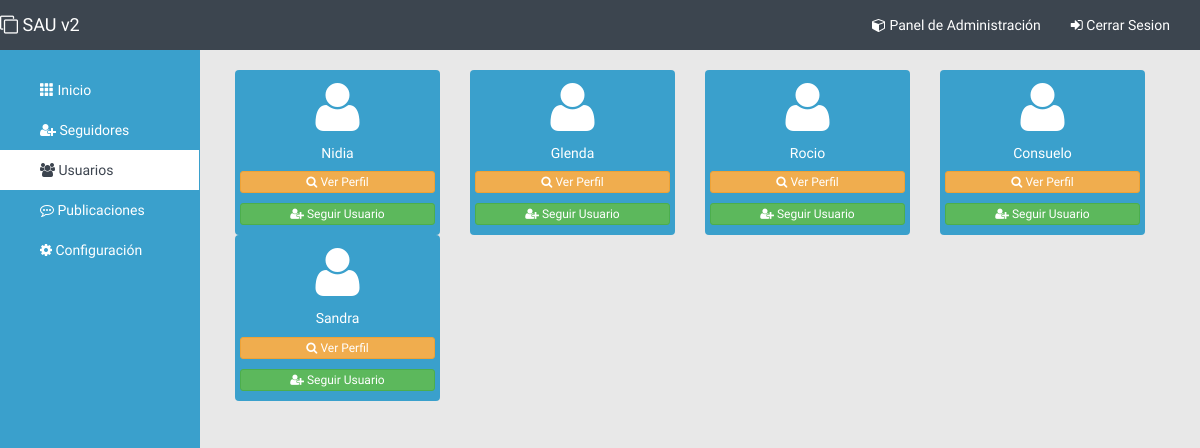
Page /allusers.php (signed in) on the committed database.
### tables this page shows
CREATE TABLE `users` (
  `iduser` int(11) NOT NULL,
  `name` varchar(10) NOT NULL,
  `lastname` varchar(10) NOT NULL,
  `username` varchar(20) DEFAULT NULL,
  `password` varchar(100) DEFAULT NULL,
  `identity_card` varchar(10) NOT NULL,
  `email` varchar(100) DEFAULT NULL,
  `profile` varchar(250) DEFAULT NULL,
  `public` int(11) DEFAULT NULL,
  `rank` int(11) NOT NULL,
  `city` varchar(3) NOT NULL,
  `state` varchar(15) NOT NULL
);

### admin/includes/config.class.php (called while the page is built, shortened)
<?php
class Conexion
{
    private static $instancia;
    private $dbh;
    private function __construct(){
        try {
            $this->dbh = new PDO('mysql:host='.HOST.';dbname='.DBNAME, DBUSER, DBPASSWORD);
            $this->dbh->exec("SET CHARACTER SET utf8");
        } catch (PDOException $e) {
            print "Error!: " . $e->getMessage();
            die();
        }
    }
    public function prepare($sql)
    {
        return $this->dbh->prepare($sql);
    }
    public static function singleton_conexion()
    {
        if (!isset(self::$instancia)) {
            self::$instancia = new $miclase;
        }
        return self::$instancia;
    }
}

### includes/sau-functions.php (the view, shortened to what this page needs)
<?php
function getstyle(){
$conexion = Conexion::singleton_conexion();
	$SQL = "SELECT * FROM sau";
	$sentence = $conexion -> prepare($SQL);
	$sentence -> execute();
	$results = $sentence -> fetchAll();
	if (empty($results)) {
	}else{
		foreach ($results as $key){
			echo'<link href="themes/style-color-'.$key['style'].'.css" rel="stylesheet">';
		}
	}
}
function allusers(){
$conexion = Conexion::singleton_conexion();
  $SQL = "SELECT * FROM users WHERE public = 1 AND iduser <> :mysession ";
  $sentence = $conexion -> prepare($SQL);
  $sentence -> bindParam(':mysession', $_SESSION['iduser']);
  $sentence -> execute();
  $results = $sentence -> fetchAll();
  if (empty($results)) {
  }else{
    foreach ($results as $key){
      echo'
        <div class="col-sm-3 col-xs-6 text-center">
            <div id="usuario-cube-'.$key['iduser'].'" class="user-cube">
            <i class="fa fa-user fa-4x"></i>
            <h5>'.$key['name'].'</h5>
            <a href="perfil'.$key['profile'].'" class="btn btn-xs btn-block btn-warning"><i class="fa fa-search"></i> Ver Perfil</a><p></p>
            ';
             losigueono($key['iduser']);
            echo'
            </div>
        </div>
      ';
    }
  }
}
function losigueono($usuario){
$conexion = Conexion::singleton_conexion();
$SQL = "SELECT * FROM followers WHERE friend = :friend AND user = :user";
$sentence = $conexion -> prepare($SQL);
$sentence -> bindParam(':friend',$usuario);
$sentence -> bindParam(':user',$_SESSION['iduser']);
$sentence -> execute();
$results = $sentence -> fetchAll();
if (empty($results)) {
echo '
<form method="POST" action="">
  <input type="hidden" name="userfollow" value="'.$usuario.'">
  <button type="submit" class="btn btn-xs btn-block btn-success"><i class="fa fa-user-plus"></i> Seguir Usuario</button>
</form>
';
  }
}
function isadmin(){
  if ($_SESSION['rank'] == 2) {
    echo'<li><a class="logout-btn" href="admin"><i class="fa fa-cube"></i> Panel de Administración</a></li>';
  }else{
    echo'';
  }
}

### themes/style.css (style rules this page uses)
a,button { -moz-transition: all .2s ease-in; -o-transition: all .2s ease-in; -webkit-transition: all .2s ease-in; transition: all .2s ease-in; }
.navbar-inverse .navbar-nav>li>a { color: #FFFFFF; }
.user-cube { border-radius: 4px; padding-top: 10px; padding-bottom: 10px; padding-left: 5px; padding-right: 5px; }
.user-cube h5 { margin-top: 10px; margin-bottom: 10px; }

### themes/style-color-3.css (style rules this page uses)
body { font-family: 'Questrial', sans-serif; background-color: #3aa0cc; }
.dashboard-panel { background-color: #E8E8E8; }
.user-cube { color: #FFF; background-color: #3aa0cc; }

### themes/css/dashboard.css (style rules this page uses)
body { padding-top: 50px; }

### rows in the picture
users: name "Nidia"
users: name "Glenda"
users: name "Rocio"
users: name "Consuelo"
users: name "Sandra"
